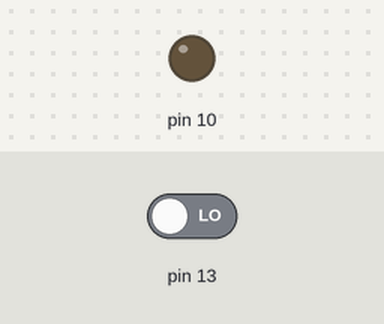
The sketch below on a simulated Arduino Uno, built with avr-gcc and run on an emulated ATmega328P. On the bench: output pins drawn as LEDs (lit = HIGH). Inputs (shaded band) come from the test bench; at power-on: pin 13 LOW.

Above: at 1.2 s.
1.3 s: pin 13 driven HIGH
At 1.8 s:
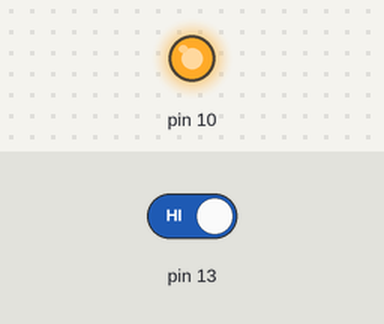
2.8 s: pin 13 driven LOW
At 4.1 s:
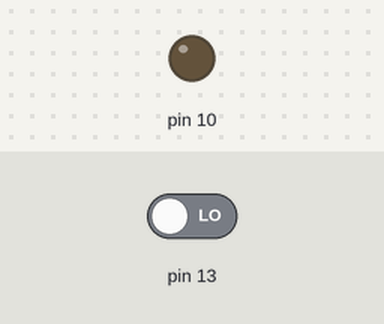
Timing chart, 0 to 5.8 s (numbered marks = the images above; inputs shaded):
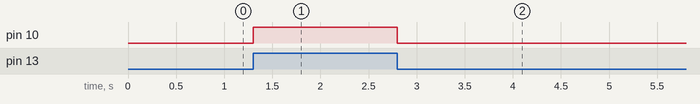

The sketch:

Digital_input_output.ino
```cpp
//Digital input -- Digital output

byte a; //To take digital input

void setup() {
  // put your setup code here, to run once:
  pinMode(13,INPUT);
  pinMode(10,OUTPUT);

}

void loop() {
  // put your main code here, to run repeatedly:
  a = digitalRead(13);

  if(a==HIGH)
  {
    digitalWrite(10,HIGH);
  }
  else
  {
    digitalWrite(10,LOW);
  }

}
```

Measured:
- after the input at 1.3 s, pin 10: LOW → HIGH at once
- after the input at 2.8 s, pin 10: HIGH → LOW at once
